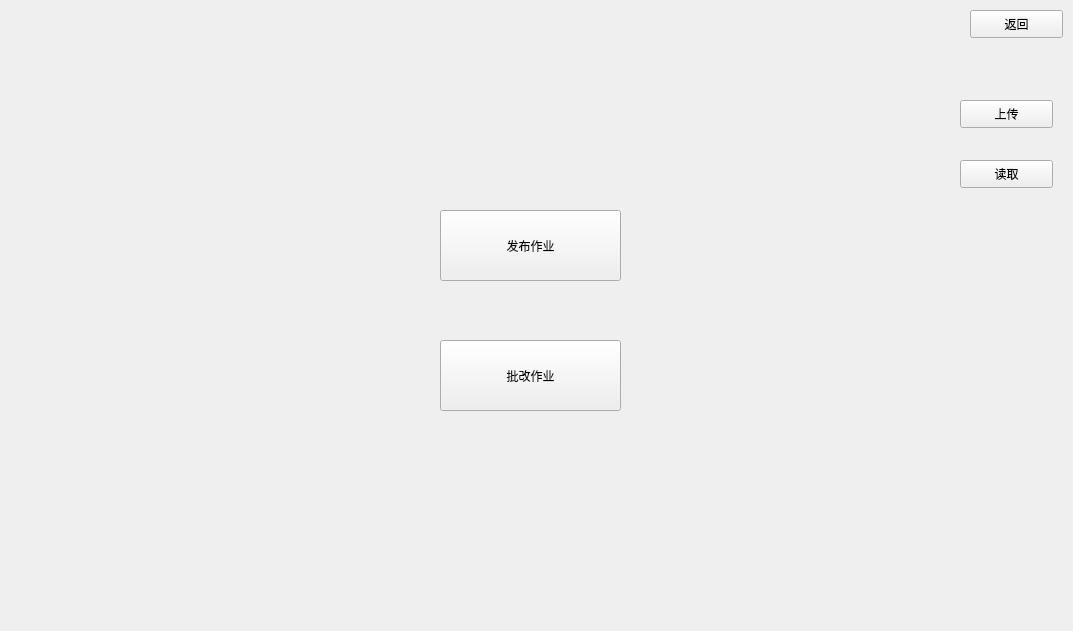
<?xml version="1.0" encoding="UTF-8"?>
<ui version="4.0">
 <class>homeworkManue</class>
 <widget class="QWidget" name="homeworkManue">
  <property name="geometry">
   <rect>
    <x>0</x>
    <y>0</y>
    <width>1073</width>
    <height>631</height>
   </rect>
  </property>
  <property name="windowTitle">
   <string>作业管理界面</string>
  </property>
  <widget class="QPushButton" name="exitbtn">
   <property name="geometry">
    <rect>
     <x>970</x>
     <y>10</y>
     <width>93</width>
     <height>28</height>
    </rect>
   </property>
   <property name="text">
    <string>返回</string>
   </property>
  </widget>
  <widget class="QPushButton" name="deliverfilebtn">
   <property name="geometry">
    <rect>
     <x>960</x>
     <y>100</y>
     <width>93</width>
     <height>28</height>
    </rect>
   </property>
   <property name="text">
    <string>上传</string>
   </property>
  </widget>
  <widget class="QPushButton" name="readfilebtn">
   <property name="geometry">
    <rect>
     <x>960</x>
     <y>160</y>
     <width>93</width>
     <height>28</height>
    </rect>
   </property>
   <property name="text">
    <string>读取</string>
   </property>
  </widget>
  <widget class="QPushButton" name="publishbtn">
   <property name="geometry">
    <rect>
     <x>440</x>
     <y>210</y>
     <width>181</width>
     <height>71</height>
    </rect>
   </property>
   <property name="text">
    <string>发布作业</string>
   </property>
  </widget>
  <widget class="QPushButton" name="correctbtn">
   <property name="geometry">
    <rect>
     <x>440</x>
     <y>340</y>
     <width>181</width>
     <height>71</height>
    </rect>
   </property>
   <property name="text">
    <string>批改作业</string>
   </property>
  </widget>
 </widget>
 <layoutdefault spacing="6" margin="11"/>
 <resources/>
 <connections/>
</ui>
